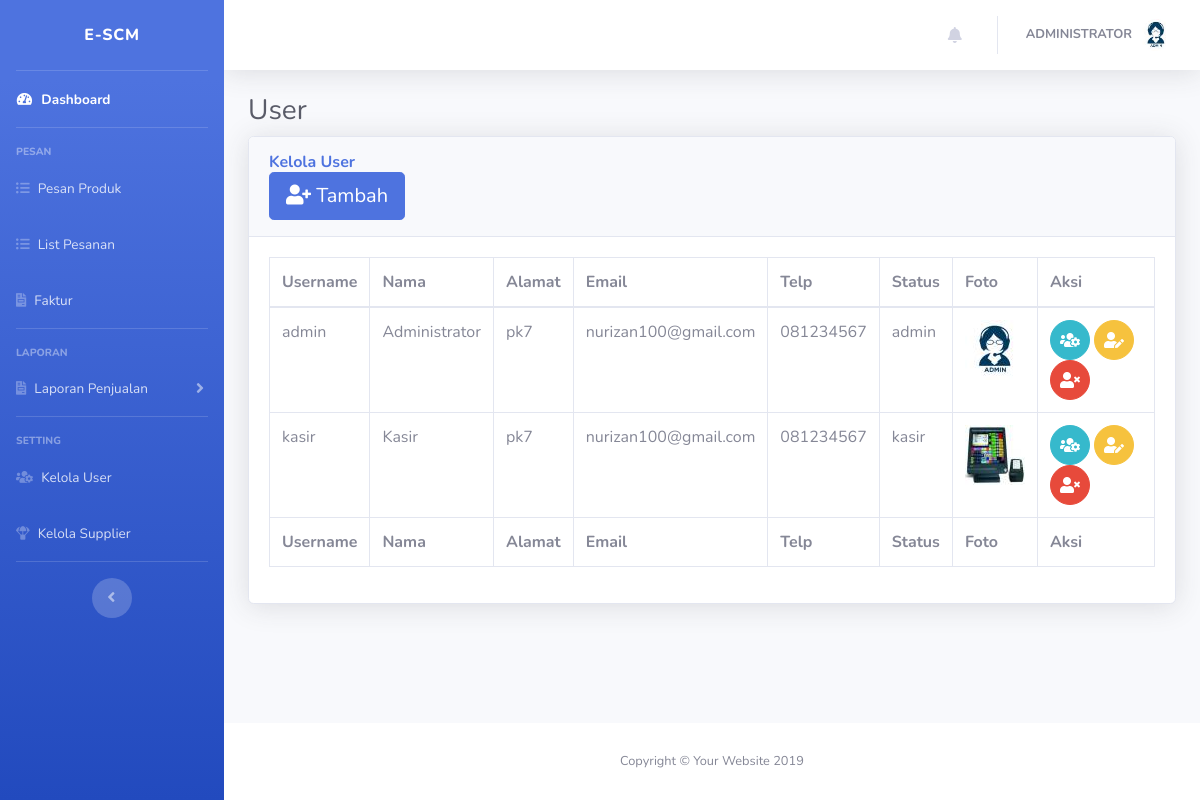
Page /media.php?page=user (signed in) on the committed database.
### tables this page shows
CREATE TABLE `user` (
  `id_user` int(11) NOT NULL,
  `username` varchar(200) NOT NULL,
  `password` varchar(200) NOT NULL,
  `nama` varchar(20) NOT NULL,
  `alamat` text NOT NULL,
  `email` text NOT NULL,
  `telp` varchar(14) NOT NULL,
  `status` varchar(10) NOT NULL,
  `foto` text NOT NULL,
  `created_at` datetime NOT NULL DEFAULT CURRENT_TIMESTAMP
);

### page/user/index.php (the view)
<h1 class="h3 mb-2 text-gray-800">User</h1>
<div class="card shadow mb-4">
    <div class="card-header py-3">
        <h6 class="m-0 font-weight-bold text-primary">Kelola User</h6>
        <a href="media.php?page=createuser" class="btn btn-primary btn-lg"><i class="fas fa-user-plus"></i> Tambah</a>
    </div>
    <div class="card-body">
        <div class="table-responsive">
            <table class="table table-bordered" id="dataTable" width="100%" cellspacing="0">
                <thead>
                    <tr>
                        <th>Username</th>
                        <th>Nama</th>
                        <th>Alamat</th>
                        <th>Email</th>
                        <th>Telp</th>
                        <th>Status</th>
                        <th>Foto</th>
                        <th>Aksi</th>
                    </tr>
                </thead>
                <tfoot>
                    <tr>
                        <th>Username</th>
                        <th>Nama</th>
                        <th>Alamat</th>
                        <th>Email</th>
                        <th>Telp</th>
                        <th>Status</th>
                        <th>Foto</th>
                        <th>Aksi</th>
                    </tr>
                </tfoot>
                <tbody>
                    <?php
                        $query = mysql_query("SELECT * FROM user WHERE status != 'supplier'");
                        while($r = mysql_fetch_array($query)) {
                            echo "
                            <tr>
                                <td>$r[username]</td>
                                <td>$r[nama]</td>
                                <td>$r[alamat]</td>
                                <td>$r[email]</td>
                                <td>$r[telp]</td>
                                <td>$r[status]</td>
                                <td><img src='foto/small_$r[foto]'></td>
                                <td><a class='btn btn-info btn-circle' href='media.php?page=detailuser&id=$r[id_user]'><i class='fas fa-users-cog'></i></a>
                                    <a class='btn btn-warning btn-circle' href='media.php?page=edituser&id=$r[id_user]'><i class='fas fa-user-edit'></i></a>
                                    ";
                            ?>
                                    <a class="btn btn-danger btn-circle" href="media.php?page=hapususer&id=<?php echo "$r[id_user]"; ?>&foto=<?php echo "$r[foto]"; ?>" onclick="return confirm('Are you sure you want to Remove?');"><i class="fas fa-user-times"></i></a>
                            <?php echo "
                                </td>
                            </tr>";
                        }
                    ?>
                </tbody>
            </table>
        </div>
    </div>
</div>

### media.php (shortened to what this page needs)
<?php
  if (isset($_SESSION['username'])) {
  $nama = strtoupper($_SESSION['nama']);
  $query = mysql_query("SELECT * FROM user WHERE username = '$_SESSION[username]'");
  $r = mysql_fetch_array($query);
?>
<!DOCTYPE html>
<html lang="en">
<head>
  <link href="vendor/fontawesome-free/css/all.min.css" rel="stylesheet" type="text/css">
  <link href="css/sb-admin-2.min.css" rel="stylesheet">
  <link href="vendor/datatables/dataTables.bootstrap4.min.css" rel="stylesheet">
  <link rel="stylesheet" href="css/bootstrap-datepicker.min.css">
</head>
<body id="page-top">
  <div id="wrapper">
    <ul class="navbar-nav bg-gradient-primary sidebar sidebar-dark accordion" id="accordionSidebar">
      <a class="sidebar-brand d-flex align-items-center justify-content-center" href="media.php">
        <div class="sidebar-brand-text mx-3">e-SCM</div>
      </a>
      <hr class="sidebar-divider my-0">
      <?php
        $status = $_SESSION['status'];
        if ($status == 'admin') {
      ?>
      <li class="nav-item active">
        <a class="nav-link" href="media.php?page=dashboard">
          <i class="fas fa-fw fa-tachometer-alt"></i>
          <span>Dashboard</span></a>
      </li>
      <hr class="sidebar-divider">
      <div class="sidebar-heading">
        Pesan
      </div>
      <li class="nav-item">
        <a class="nav-link" href="media.php?page=pesan">
        <i class="fas fa-list-ul"></i>
          <span>Pesan Produk</span></a>
      </li>
      <li class="nav-item">
        <a class="nav-link" href="media.php?page=pesanan">
        <i class="fas fa-list-ul"></i>
          <span>List Pesanan</span></a>
      </li>
      <li class="nav-item">
        <a class="nav-link" href="media.php?page=faktur">
        <i class="fas fa-file-invoice"></i>
          <span>Faktur</span></a>
      </li>
      <hr class="sidebar-divider">
      <div class="sidebar-heading">
        Laporan
      </div>
      <li class="nav-item">
        <a class="nav-link collapsed" href="#" data-toggle="collapse" data-target="#collapseUtilities" aria-expanded="true" aria-controls="collapseUtilities">
          <i class="fas fa-file-invoice"></i>
          <span>Laporan Penjualan</span>
        </a>
      </li>
      <hr class="sidebar-divider">
      <div class="sidebar-heading">
        Setting
      </div>
      <li class="nav-item">
        <a class="nav-link" href="media.php?page=user">
          <i class="fas fa-users-cog"></i>
          <span>Kelola User</span></a>
      </li>
      <li class="nav-item">
        <a class="nav-link" href="media.php?page=supplier">
        <i class="fas fa-parachute-box"></i>
          <span>Kelola Supplier</span></a>
      </li>
        <?php } else if ($status == 'supplier') { ?>
          <li class="nav-item active">
            <a class="nav-link" href="media.php?page=dashboard">
              <i class="fas fa-fw fa-tachometer-alt"></i>
              <span>Dashboard</span></a>
          </li>
          <hr class="sidebar-divider">
          <div class="sidebar-heading">
            Produk
          </div>
          <li class="nav-item">
            <a class="nav-link" href="media.php?page=produk">
              <i class="fas fa-list-ul"></i>
              <span>List Produk</span></a>
          </li>
          <li class="nav-item">
            <a class="nav-link" href="media.php?page=konfirmasipesanan">
              <i class="fas fa-book"></i>
              <span>Pesanan</span></a>
          </li>
          <li class="nav-item">
            <a class="nav-link" href="media.php?page=faktur">
              <i class="fas fa-file-invoice"></i>
              <span>Faktur</span></a>
          </li>
        <?php } else if ($status == 'kasir') { ?>
          <li class="nav-item active">
            <a class="nav-link" href="media.php?page=dashboard">
              <i class="fas fa-fw fa-tachometer-alt"></i>
              <span>Dashboard</span></a>
          </li>
          <hr class="sidebar-divider">
          <div class="sidebar-heading">
            Laporan
          </div>
          <li class="nav-item">
            <a class="nav-link" href="media.php?page=laporankasir">
              <i class="fas fa-list-ul"></i>
              <span>Laporan Penjualan</span>
            </a>
          </li>
        <?php } ?>
      <hr class="sidebar-divider d-none d-md-block">
      <div class="text-center d-none d-md-inline">
        <button class="rounded-circle border-0" id="sidebarToggle"></button>
      </div>
    </ul>
    <div id="content-wrapper" class="d-flex flex-column">
      <div id="content">
        <nav class="navbar navbar-expand navbar-light bg-white topbar mb-4 static-top shadow">
          <ul class="navbar-nav ml-auto">
            <?php if ($_SESSION['status'] != 'kasir') { ?>
            <li class="nav-item dropdown no-arrow mx-1">
              <a class="nav-link dropdown-toggle" href="#" id="alertsDropdown" role="button" data-toggle="dropdown" aria-haspopup="true" aria-expanded="false">
                <i class="fas fa-bell fa-fw"></i>
              </a>
            </li>
            <?php } ?>
            <li class="nav-item dropdown no-arrow">
              <a class="nav-link dropdown-toggle" href="#" id="userDropdown" role="button" data-toggle="dropdown" aria-haspopup="true" aria-expanded="false">
                <span class="mr-2 d-none d-lg-inline text-gray-600 small"><?php echo "<b>$nama</b>"; ?></span>
                <img class="img-profile rounded-circle" src="foto/small_<?php echo "$r[foto]"; ?>">
              </a>
            </li>
          </ul>
        </nav>
        <div class="container-fluid">
          <?php
            include "page.php";
          ?>
        </div>
      </div>
      <footer class="sticky-footer bg-white">
        <div class="container my-auto">
          <div class="copyright text-center my-auto">
            <span>Copyright &copy; Your Website 2019</span>
          </div>
        </div>
      </footer>
    </div>
  </div>
</body>
</html>
  <?php } else {
    echo "<script>
    alert('Anda Belum Login!!!');
    window.location.href = 'index.php';
  </script>";
  } ?>

### page.php
<?php
    if (isset($_GET['page'])) {
        $page = $_GET['page'];
        if($page == 'dashboard') {
            include "page/dashboard/index.php";
        } elseif ($page == 'user') {
            include "page/user/index.php";
        } elseif ($page == 'createuser') {
            include "page/user/create.php";
        } elseif ($page == 'edituser') {
            include "page/user/edit.php";
        } elseif ($page == 'hapususer') {
            include "page/user/delete.php";
        } elseif ($page == 'detailuser') {
            include "page/user/detail.php";
        }
        elseif ($page == 'supplier') {
            include "page/supplier/index.php";
        } elseif ($page == 'createsupplier') {
            include "page/supplier/create.php";
        } elseif ($page == 'editsupplier') {
            include "page/supplier/edit.php";
        } elseif ($page == 'hapussupplier') {
            include "page/supplier/delete.php";
        } elseif ($page == 'detailsupplier') {
            include "page/supplier/detail.php";
        }
        elseif ($page == 'laporankasir') {
            include "page/kasir/index.php";
        } elseif ($page == 'createlaporan') {
            include "page/kasir/create.php";
        } elseif ($page == 'hapuslaporan') {
            include "page/kasir/delete.php";
        } elseif ($page == 'editlaporan') {
            include "page/kasir/edit.php";
        } elseif ($page == 'chart') {
            include "page/kasir/chart.php";
        } elseif ($page == 'cetak') {
            include "page/kasir/cetak.php";
        }
        elseif ($page == 'produk') {
            include "page/produk/index.php";
        } elseif ($page == 'tambahproduk') {
            include "page/produk/create.php";
        } elseif ($page == 'editproduk') {
            include "page/produk/edit.php";
        } elseif ($page == 'hapusproduk') {
            include "page/produk/delete.php";
        } elseif ($page == 'detailproduk') {
            include "page/produk/detail.php";
        }
        elseif ($page == 'pesan') {
            include "page/pesan/index.php";
        } elseif ($page == 'pesanan') {
            include "page/pesan/pesan.php";
        } elseif ($page == 'tambahpesanan') {
            include "page/pesan/create.php";
        }
        elseif ($page == 'konfirmasipesanan') {
            include "page/pesan/konfirmasipesanan.php";
        }
        elseif ($page == 'faktur') {
            include "page/faktur/index.php";
        } elseif ($page == 'detailfaktur') {
            include "page/faktur/detailfaktur.php";
        } elseif ($page == 'konfirmasibayar') {
            include "page/faktur/konfirmasibayar.php";
        }
    } else {
        include "page/dashboard/index.php";
    }
?>

### rows in the picture
user: foto (picture), username "admin", nama "Administrator", alamat "pk7", email "nurizan100@gmail.com", telp "081234567", status "admin"
user: username "kasir", nama "Kasir", alamat "pk7", email "nurizan100@gmail.com", telp "081234567", status "kasir", foto (picture)

### other values in the picture
$nama "ADMINISTRATOR"
